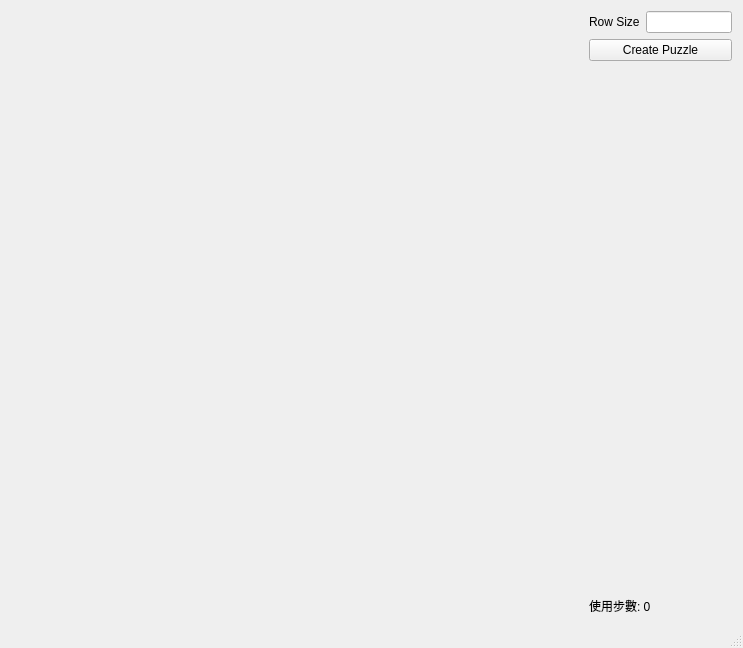
<?xml version="1.0" encoding="UTF-8"?>
<ui version="4.0">
 <class>MainWindow</class>
 <widget class="QMainWindow" name="MainWindow">
  <property name="geometry">
   <rect>
    <x>0</x>
    <y>0</y>
    <width>743</width>
    <height>648</height>
   </rect>
  </property>
  <property name="windowTitle">
   <string>Sliding Puzzle</string>
  </property>
  <widget class="QWidget" name="centralWidget">
   <layout class="QHBoxLayout" name="horizontalLayout_2" stretch="4,1">
    <item>
     <widget class="PuzzleView" name="widget" native="true"/>
    </item>
    <item>
     <layout class="QVBoxLayout" name="verticalLayout">
      <item>
       <layout class="QHBoxLayout" name="horizontalLayout">
        <item>
         <widget class="QLabel" name="label_2">
          <property name="text">
           <string>Row Size</string>
          </property>
         </widget>
        </item>
        <item>
         <widget class="QLineEdit" name="lineEdit"/>
        </item>
       </layout>
      </item>
      <item>
       <widget class="QPushButton" name="pushButton">
        <property name="text">
         <string>Create Puzzle</string>
        </property>
       </widget>
      </item>
      <item>
       <spacer name="verticalSpacer">
        <property name="orientation">
         <enum>Qt::Vertical</enum>
        </property>
        <property name="sizeHint" stdset="0">
         <size>
          <width>20</width>
          <height>40</height>
         </size>
        </property>
       </spacer>
      </item>
      <item>
       <widget class="QLabel" name="label">
        <property name="text">
         <string>使用步數: 0</string>
        </property>
       </widget>
      </item>
     </layout>
    </item>
   </layout>
  </widget>
  <widget class="QMenuBar" name="menuBar">
   <property name="geometry">
    <rect>
     <x>0</x>
     <y>0</y>
     <width>743</width>
     <height>25</height>
    </rect>
   </property>
  </widget>
  <widget class="QStatusBar" name="statusBar"/>
 </widget>
 <layoutdefault spacing="6" margin="11"/>
 <customwidgets>
  <customwidget>
   <class>PuzzleView</class>
   <extends>QWidget</extends>
   <header>puzzleview.h</header>
   <container>1</container>
  </customwidget>
 </customwidgets>
 <resources/>
 <connections/>
</ui>
